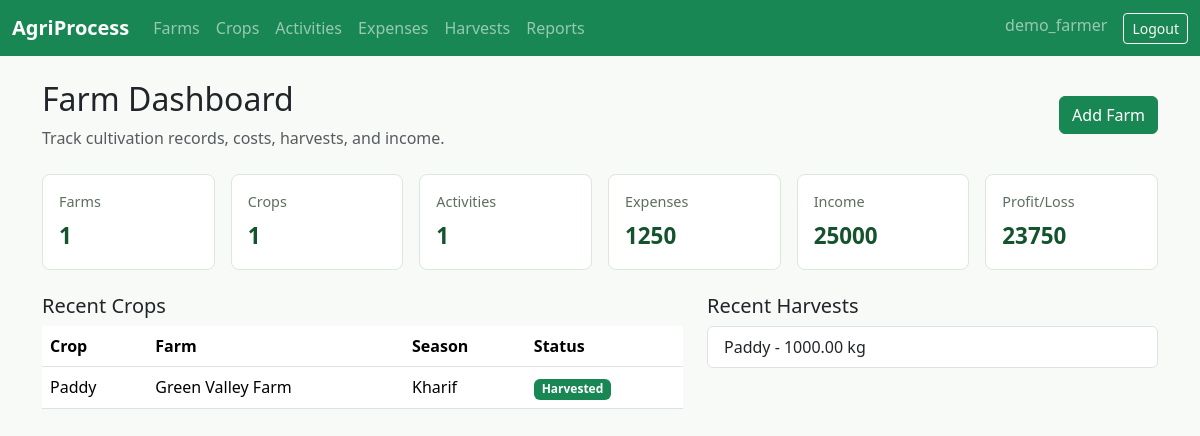
The app's page / (signed in) with its own data.
### farmops/models.py (models this page shows, shortened)
class TimeStampedModel(models.Model):
    created_at = models.DateTimeField(auto_now_add=True)
    updated_at = models.DateTimeField(auto_now=True)
    class Meta:
        abstract = True

class Crop(TimeStampedModel):
    STATUS_CHOICES = [
        ("planned", "Planned"),
        ("sown", "Sown"),
        ("growing", "Growing"),
        ("ready", "Ready for Harvest"),
        ("harvested", "Harvested"),
        ("cancelled", "Cancelled"),
    ]
    SEASONS = [
        ("kharif", "Kharif"),
        ("rabi", "Rabi"),
        ("zaid", "Zaid"),
        ("annual", "Annual"),
    ]
    farm = models.ForeignKey(Farm, on_delete=models.CASCADE, related_name="crops")
    crop_registration_number = models.CharField(max_length=60)
    crop_code = models.CharField(max_length=30)
    crop_name = models.CharField(max_length=100)
    crop_variety = models.CharField(max_length=100)
    crop_category = models.CharField(max_length=80)
    season = models.CharField(max_length=20, choices=SEASONS)
    sowing_date = models.DateField()
    sowing_method = models.CharField(max_length=80)
    seed_spacing = models.CharField(max_length=80, blank=True)
    crop_status = models.CharField(max_length=20, choices=STATUS_CHOICES, default="planned")
    notes = models.TextField(blank=True)
    class Meta:
        ordering = ["-sowing_date", "crop_name"]
        constraints = [
            models.UniqueConstraint(fields=["farm", "crop_code"], name="unique_crop_code_per_farm")
        ]

class Farm(TimeStampedModel):
    FARM_TYPES = [
        ("organic", "Organic"),
        ("traditional", "Traditional"),
        ("mixed", "Mixed"),
        ("greenhouse", "Greenhouse"),
    ]
    owner = models.ForeignKey(settings.AUTH_USER_MODEL, on_delete=models.CASCADE, related_name="farms")
    farm_name = models.CharField(max_length=120)
    owner_name = models.CharField(max_length=120)
    registration_number = models.CharField(max_length=60, blank=True)
    farm_type = models.CharField(max_length=20, choices=FARM_TYPES, default="mixed")
    address = models.TextField()
    district = models.CharField(max_length=80)
    state = models.CharField(max_length=80)
    latitude = models.DecimalField(max_digits=9, decimal_places=6, null=True, blank=True)
    longitude = models.DecimalField(max_digits=9, decimal_places=6, null=True, blank=True)
    measurement_unit = models.CharField(max_length=20, default="acre")
    length = models.DecimalField(max_digits=10, decimal_places=2, validators=[MinValueValidator(Decimal("0.00"))])
    width = models.DecimalField(max_digits=10, decimal_places=2, validators=[MinValueValidator(Decimal("0.00"))])
    total_area = models.DecimalField(max_digits=10, decimal_places=2, validators=[MinValueValidator(Decimal("0.01"))])
    soil_type = models.CharField(max_length=80)
    soil_test_result = models.TextField(blank=True)
    irrigation_type = models.CharField(max_length=80)
    water_source = models.CharField(max_length=80)
    water_availability = models.CharField(max_length=80)
    irrigation_schedule = models.CharField(max_length=120, blank=True)
    water_usage = models.DecimalField(max_digits=10, decimal_places=2, null=True, blank=True)
    class Meta:
        ordering = ["farm_name"]
        constraints = [
            models.UniqueConstraint(fields=["owner", "farm_name"], name="unique_farm_name_per_owner")
        ]
    def __str__(self):
        return self.farm_name

class Harvest(TimeStampedModel):
    QUALITY_CHOICES = [("excellent", "Excellent"), ("good", "Good"), ("average", "Average"), ("poor", "Poor")]
    crop = models.ForeignKey(Crop, on_delete=models.CASCADE, related_name="harvests")
    harvest_date = models.DateField()
    harvest_start_date = models.DateField()
    harvest_end_date = models.DateField()
    harvest_season = models.CharField(max_length=40)
    harvested_quantity = models.DecimalField(max_digits=12, decimal_places=2, validators=[MinValueValidator(Decimal("0.00"))])
    unit_of_measurement = models.CharField(max_length=20, default="kg")
    expected_yield = models.DecimalField(max_digits=12, decimal_places=2, validators=[MinValueValidator(Decimal("0.00"))])
    actual_yield = models.DecimalField(max_digits=12, decimal_places=2, validators=[MinValueValidator(Decimal("0.00"))])
    yield_quality = models.CharField(max_length=20, choices=QUALITY_CHOICES, default="good")
    storage_location = models.CharField(max_length=160, blank=True)
    storage_quantity = models.DecimalField(max_digits=12, decimal_places=2, default=0)
    storage_type = models.CharField(max_length=80, blank=True)
    storage_date = models.DateField(null=True, blank=True)
    is_sold = models.BooleanField(default=False)
    selling_price = models.DecimalField(max_digits=12, decimal_places=2, default=0)
    total_income = models.DecimalField(max_digits=12, decimal_places=2, default=0)
    buyer_details = models.CharField(max_length=160, blank=True)
    selling_date = models.DateField(null=True, blank=True)
    class Meta:
        ordering = ["-harvest_date"]
    def get_absolute_url(self):
        return reverse("harvest-detail", kwargs={"pk": self.pk})

### farmops/views.py (the view)
# urls.py: path("", views.DashboardView.as_view(), name="dashboard"),
class DashboardView(LoginRequiredMixin, TemplateView):
    template_name = "farmops/dashboard.html"
    def get_context_data(self, **kwargs):
        context = super().get_context_data(**kwargs)
        user = self.request.user
        crops = Crop.objects.filter(farm__owner=user)
        expenses = Expense.objects.filter(crop__farm__owner=user)
        harvests = Harvest.objects.filter(crop__farm__owner=user)
        expense_total = expenses.aggregate(total=Sum("total_expense_amount"))["total"] or Decimal("0.00")
        income_total = harvests.aggregate(total=Sum("total_income"))["total"] or Decimal("0.00")
        context.update({
            "farm_count": Farm.objects.filter(owner=user).count(),
            "crop_count": crops.count(),
            "activity_count": Activity.objects.filter(crop__farm__owner=user).count(),
            "expense_total": expense_total,
            "income_total": income_total,
            "profit_total": income_total - expense_total,
            "recent_crops": crops.select_related("farm")[:5],
            "recent_harvests": harvests.select_related("crop")[:5],
            "status_rows": crops.values("crop_status").annotate(total=Count("id")).order_by("crop_status"),
        })
        return context

### templates/farmops/dashboard.html
{% extends "base.html" %}
{% block content %}
<div class="d-flex justify-content-between align-items-center mb-4">
  <div><h1 class="h2">Farm Dashboard</h1><p class="text-muted mb-0">Track cultivation records, costs, harvests, and income.</p></div>
  <a class="btn btn-success" href="{% url 'farm-add' %}">Add Farm</a>
</div>
<div class="row g-3 mb-4">
  <div class="col-md-2"><div class="metric"><span>Farms</span><strong>{{ farm_count }}</strong></div></div>
  <div class="col-md-2"><div class="metric"><span>Crops</span><strong>{{ crop_count }}</strong></div></div>
  <div class="col-md-2"><div class="metric"><span>Activities</span><strong>{{ activity_count }}</strong></div></div>
  <div class="col-md-2"><div class="metric"><span>Expenses</span><strong>{{ expense_total }}</strong></div></div>
  <div class="col-md-2"><div class="metric"><span>Income</span><strong>{{ income_total }}</strong></div></div>
  <div class="col-md-2"><div class="metric"><span>Profit/Loss</span><strong>{{ profit_total }}</strong></div></div>
</div>
<div class="row g-4">
  <div class="col-lg-7">
    <h2 class="h5">Recent Crops</h2>
    <div class="table-responsive"><table class="table table-hover"><thead><tr><th>Crop</th><th>Farm</th><th>Season</th><th>Status</th></tr></thead><tbody>
      {% for crop in recent_crops %}<tr><td>{{ crop.crop_name }}</td><td>{{ crop.farm }}</td><td>{{ crop.get_season_display }}</td><td><span class="badge text-bg-success">{{ crop.get_crop_status_display }}</span></td></tr>{% empty %}<tr><td colspan="4">No crops recorded yet.</td></tr>{% endfor %}
    </tbody></table></div>
  </div>
  <div class="col-lg-5">
    <h2 class="h5">Recent Harvests</h2>
    <div class="list-group">
      {% for harvest in recent_harvests %}<a class="list-group-item list-group-item-action" href="{{ harvest.get_absolute_url }}">{{ harvest.crop.crop_name }} - {{ harvest.harvested_quantity }} {{ harvest.unit_of_measurement }}</a>{% empty %}<div class="list-group-item">No harvest records yet.</div>{% endfor %}
    </div>
  </div>
</div>
{% endblock %}

### templates/base.html (shortened to what this page needs)
{% load static %}
<!doctype html>
<html lang="en">
<head>
  <link href="https://cdn.jsdelivr.net/npm/bootstrap@5.3.3/dist/css/bootstrap.min.css" rel="stylesheet">
  <link rel="stylesheet" href="{% static 'css/styles.css' %}">
</head>
<body>
  <nav class="navbar navbar-expand-lg navbar-dark bg-success">
    <div class="container-fluid">
      <a class="navbar-brand fw-semibold" href="{% url 'dashboard' %}">AgriProcess</a>
      <div class="collapse navbar-collapse" id="nav">
        <ul class="navbar-nav me-auto">
          {% if user.is_authenticated %}
            <li class="nav-item"><a class="nav-link" href="{% url 'farm-list' %}">Farms</a></li>
            <li class="nav-item"><a class="nav-link" href="{% url 'crop-list' %}">Crops</a></li>
            <li class="nav-item"><a class="nav-link" href="{% url 'activity-list' %}">Activities</a></li>
            <li class="nav-item"><a class="nav-link" href="{% url 'expense-list' %}">Expenses</a></li>
            <li class="nav-item"><a class="nav-link" href="{% url 'harvest-list' %}">Harvests</a></li>
            <li class="nav-item"><a class="nav-link" href="{% url 'reports' %}">Reports</a></li>
          {% endif %}
        </ul>
        <ul class="navbar-nav">
          {% if user.is_authenticated %}
            <li class="nav-item"><span class="navbar-text me-3">{{ user.username }}</span></li>
            <li class="nav-item"><form method="post" action="{% url 'logout' %}">{% csrf_token %}<button class="btn btn-outline-light btn-sm">Logout</button></form></li>
          {% else %}
            <li class="nav-item"><a class="btn btn-outline-light btn-sm me-2" href="{% url 'login' %}">Login</a></li>
            <li class="nav-item"><a class="btn btn-light btn-sm" href="{% url 'register' %}">Register</a></li>
          {% endif %}
        </ul>
      </div>
    </div>
  </nav>
  <main class="container py-4">
    {% block content %}{% endblock %}
  </main>
</body>
</html>

### static/css/styles.css (style rules this page uses)
body { background: #f7faf7; }
.metric { background: #fff; border: 1px solid #dce8dc; border-radius: 8px; padding: 1rem; min-height: 96px; }
.metric span { color: #5d6f5d; display: block; font-size: .9rem; }
.metric strong { color: #14532d; display: block; font-size: 1.4rem; margin-top: .35rem; }

### records on screen
Crop: crop_name "Paddy", farm "Green Valley Farm", season "Kharif", crop_status "Harvested"
Harvest: crop.crop_name "Paddy", harvested_quantity "1000.00", unit_of_measurement "kg"

### other values on screen
{{ user.username }} "demo_farmer"
{{ farm_count }} "1"
{{ crop_count }} "1"
{{ activity_count }} "1"
{{ expense_total }} "1250"
{{ income_total }} "25000"
{{ profit_total }} "23750"
